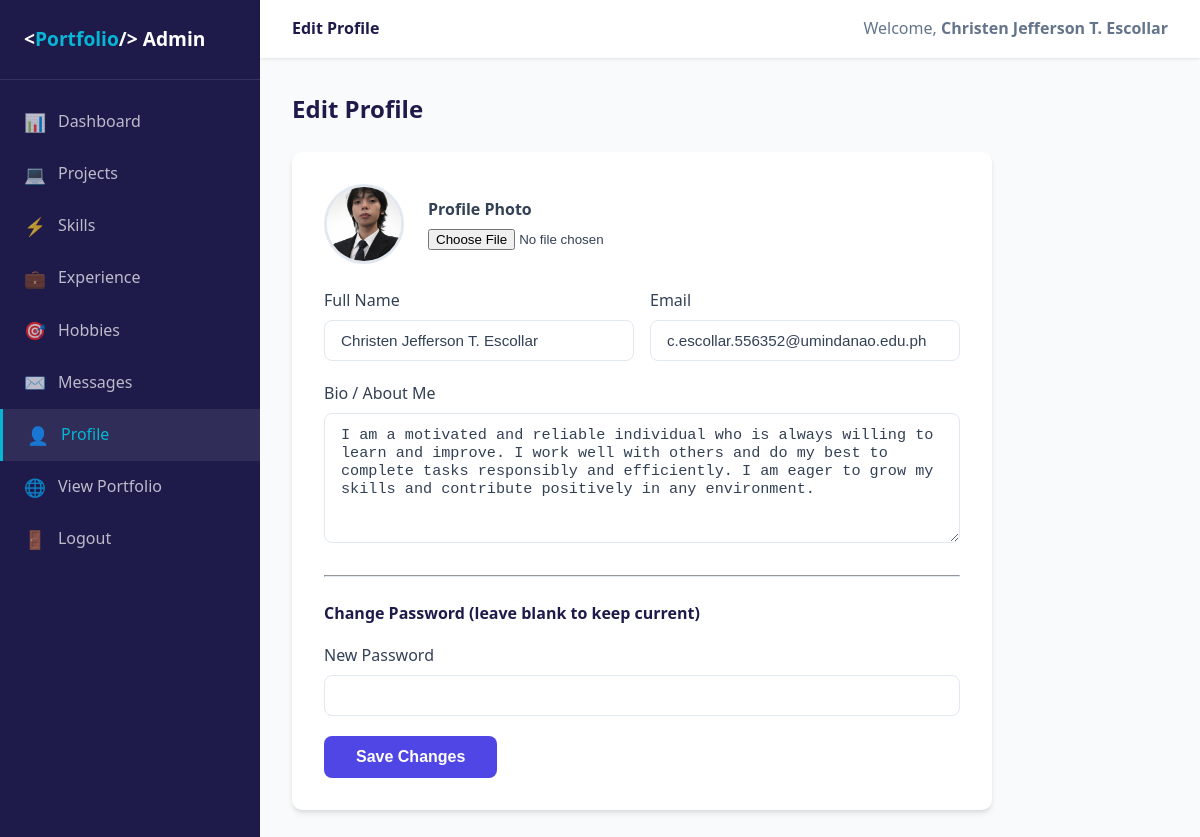
Screenshot of /admin/profile.php (signed in) with the database file from the repository.
### tables this page shows
CREATE TABLE users (
    id INT AUTO_INCREMENT PRIMARY KEY,
    username VARCHAR(100) NOT NULL UNIQUE,
    password VARCHAR(255) NOT NULL,
    full_name VARCHAR(150) NOT NULL,
    email VARCHAR(150) NOT NULL,
    bio TEXT,
    profile_image VARCHAR(255) DEFAULT NULL,
    created_at TIMESTAMP DEFAULT CURRENT_TIMESTAMP
);

### admin/profile.php (the view, shortened to what this page needs)
<?php
require_once __DIR__ . '/../includes/auth.php';
$user = $conn->query("SELECT * FROM users WHERE id=" . $_SESSION['admin_id'])->fetch_assoc();
include 'includes/header.php';
?>
<div class="page-header">
    <h1 class="page-title">Edit Profile</h1>
</div>
<div class="admin-form">
    <form method="POST" enctype="multipart/form-data">
        <div style="display:flex;align-items:center;gap:1.5rem;margin-bottom:1.5rem;">
            <?php if (!empty($user['profile_image'])): ?>
                <img src="../assets/uploads/<?= htmlspecialchars($user['profile_image']) ?>"
                     style="width:80px;height:80px;border-radius:50%;object-fit:cover;border:3px solid var(--border);">
            <?php else: ?>
                <div style="width:80px;height:80px;border-radius:50%;background:var(--primary);display:flex;align-items:center;justify-content:center;font-size:2rem;color:white;">👤</div>
            <?php endif; ?>
            <div>
                <label style="font-weight:600;">Profile Photo</label>
                <input type="file" name="profile_image" accept="image/*" style="display:block;margin-top:0.4rem;">
            </div>
        </div>
        <div style="display:grid;grid-template-columns:1fr 1fr;gap:1rem;">
            <div class="form-group">
                <label>Full Name</label>
                <input type="text" name="full_name" value="<?= htmlspecialchars($user['full_name']) ?>" required>
            </div>
            <div class="form-group">
                <label>Email</label>
                <input type="email" name="email" value="<?= htmlspecialchars($user['email']) ?>" required>
            </div>
        </div>
        <div class="form-group">
            <label>Bio / About Me</label>
            <textarea name="bio" rows="5"><?= htmlspecialchars($user['bio'] ?? '') ?></textarea>
        </div>
        <hr style="margin:1.5rem 0;border-color:var(--border);">
        <h4 style="margin-bottom:1rem;color:var(--dark);">Change Password (leave blank to keep current)</h4>
        <div class="form-group">
            <label>New Password</label>
            <input type="password" name="new_password" placeholder="Min. 6 characters">
        </div>
        <button type="submit" class="btn btn-primary">Save Changes</button>
    </form>
</div>
<?php include 'includes/footer.php'; ?>

### css/style.css (style rules this page uses)
:root { --primary: #4f46e5; --primary-dark: #3730a3; --secondary: #06b6d4; --accent: #f59e0b; --dark: #1e1b4b; --light-bg: #f8fafc; --text: #334155; --text-light: #64748b; --border: #e2e8f0; --white: #ffffff; --success: #10b981; --danger: #ef4444; --shadow: 0 4px 6px -1px rgba(0,0,0,0.1), 0 2px 4px -1px rgba(0,0,0,0.06); --shadow-lg: 0 10px 15px -3px rgba(0,0,0,0.1), 0 4px 6px -2px rgba(0,0,0,0.05); }
* { margin: 0; padding: 0; box-sizing: border-box; }
body { font-family: 'Segoe UI', system-ui, -apple-system, sans-serif; color: var(--text); background: var(--light-bg); line-height: 1.6; }
img { max-width: 100%; }
.btn { display: inline-block; padding: 0.75rem 2rem; border-radius: 8px; font-weight: 600; cursor: pointer; border: none; transition: all 0.2s; font-size: 1rem; }
.btn-primary { background: var(--primary); color: var(--white); }
.form-group { margin-bottom: 1.25rem; }
.form-group label { display: block; margin-bottom: 0.4rem; font-weight: 500; }
.form-group input, .form-group textarea, .form-group select { width: 100%; padding: 0.75rem 1rem; border-radius: 8px; border: 1px solid rgba(255,255,255,0.2); background: rgba(255,255,255,0.08); color: var(--white); font-size: 1rem; outline: none; transition: border-color 0.2s; }
.form-group input::placeholder, .form-group textarea::placeholder { color: rgba(255,255,255,0.4); }
.form-group textarea { resize: vertical; min-height: 130px; }
.page-header { display: flex; justify-content: space-between; align-items: center; margin-bottom: 1.5rem; }
.page-title { font-size: 1.5rem; font-weight: 700; color: var(--dark); }
.admin-form { background: var(--white); border-radius: 10px; padding: 2rem; box-shadow: var(--shadow); max-width: 700px; }
.admin-form .form-group label { color: var(--text); }
.admin-form .form-group input, .admin-form .form-group textarea, .admin-form .form-group select { background: var(--white); border: 1px solid var(--border); color: var(--text); padding: 0.7rem 1rem; border-radius: 8px; width: 100%; font-size: 0.95rem; }

### rows the page displays
users: profile_image (placeholder picture), full_name "Christen Jefferson T. Escollar", email "c.escollar.556352@umindanao.edu.ph", bio "I am a motivated and reliable individual who is always willing to learn and improve. I work well with others and do my best to complete tasks responsibly and efficiently. I am eager to grow my skills and contribute positively in any environment."

### other values shown
$pageTitle "Edit Profile"
$_SESSION['admin_name'] "Christen Jefferson T. Escollar"
